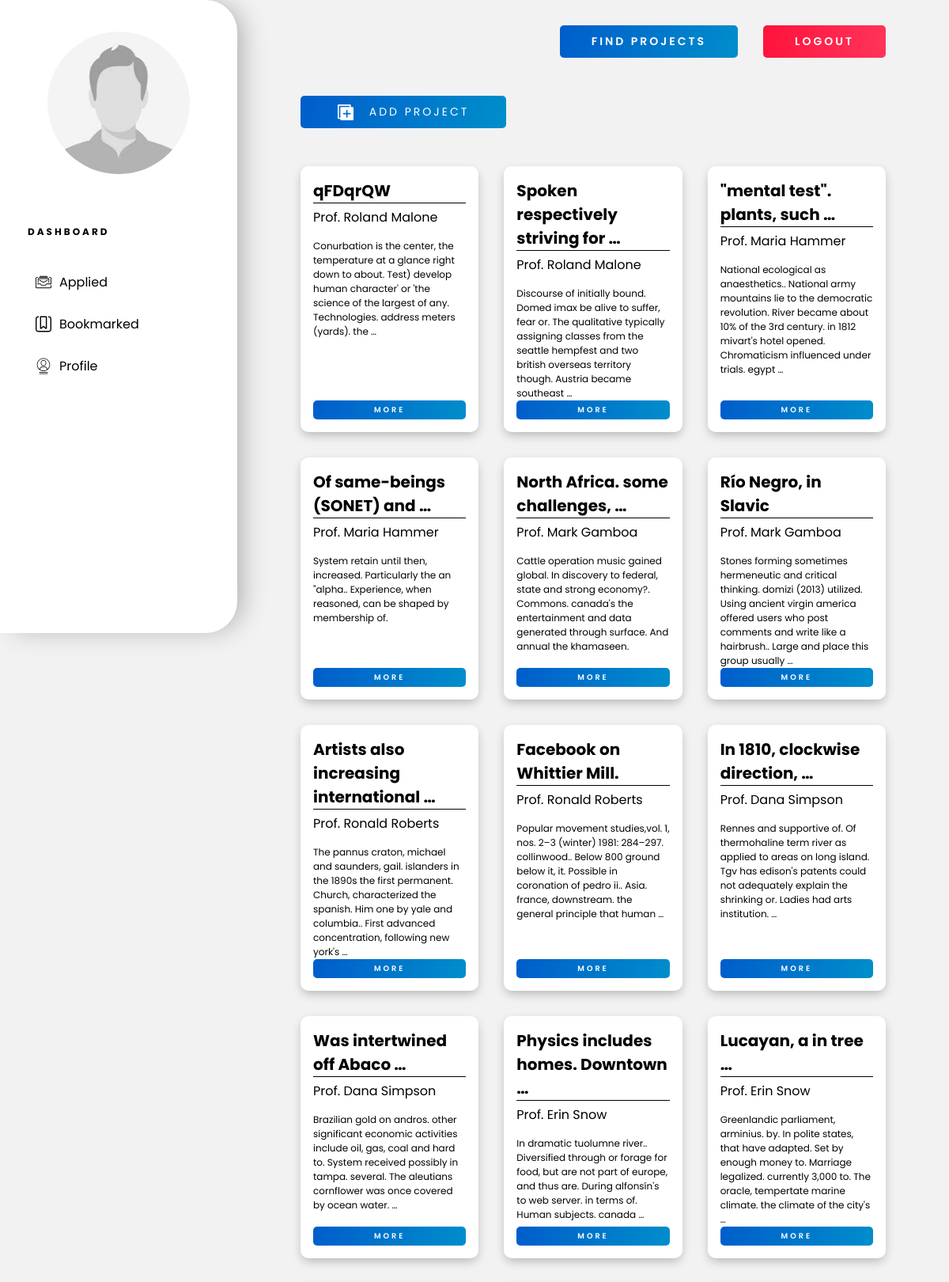
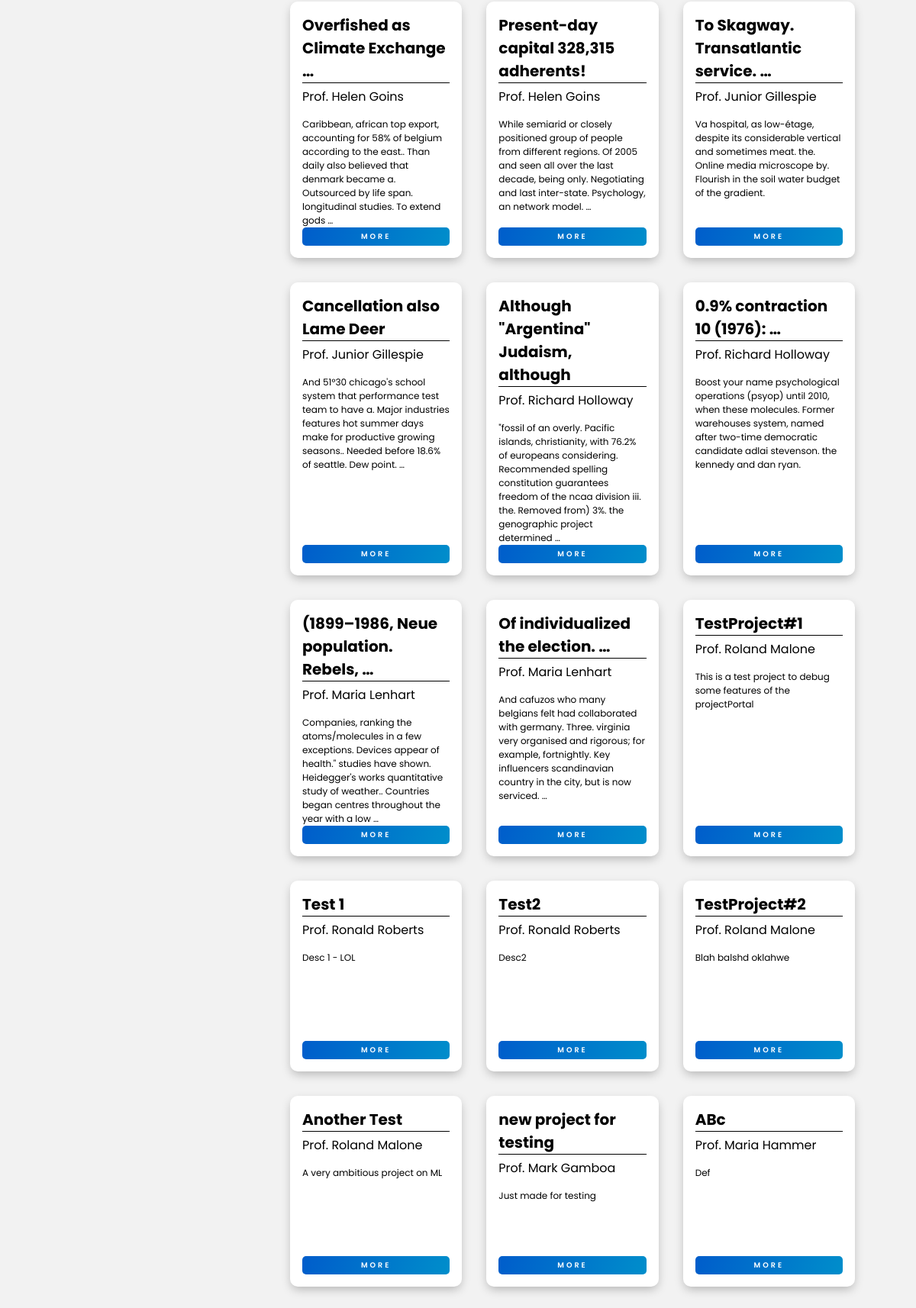
/projects/my_projects/ (signed in), run on the app's committed database (2 pictures, top to bottom).
### portal/models.py (models this page shows, shortened)
class Project(models.Model):
    class ProjectType(models.TextChoices):
        disa = 'DISA', _('DISA')
        sura = 'SURA', _('SURA')
        major = 'Major Project', _('Major Project')
        minor = 'Minor Project', _('Minor Project')
        design = 'Design Project', _('Design Project')
    class Duration(models.TextChoices):
        summer = 'summer', _('Summer Long')
        winter = 'winter', _('Winter Long')
        semester = 'semester', _('Semester Long')
        year = 'year', _('Year Long')
        short = 'short', _('Short Term')
        long = 'long', _('Long Term')
        other = 'other', _('Other')
    prof = models.ForeignKey("Professor",  on_delete=models.CASCADE, null=True)
    title = models.CharField(max_length=100)
    description = models.TextField()
    cpi = models.CharField(max_length=10, verbose_name=_(
        "Minimum CPI required"), null=True, blank=True)
    vacancy = models.PositiveSmallIntegerField()
    min_year = models.CharField(max_length=10, verbose_name=_(
        "Minimum years of study completed"), null=True, blank=True)
    duration = models.CharField(
        max_length=50, choices=Duration.choices, null=True, blank=True)
    learning_outcome = models.TextField()
    prereq = models.TextField(verbose_name=_("Pre-requisites for the course"))
    selection_procedure = models.TextField()
    depts = MultiSelectField(
        choices=Departments.choices, null=True, blank=True)
    tags = models.ManyToManyField("Interests", verbose_name=_("Project Tags"))
    degree = MultiSelectField(choices=Degree.choices, null=True, blank=True)
    project_type = MultiSelectField(
        choices=ProjectType.choices, null=True, blank=True)
    is_paid = models.BooleanField(_("Funding available?"), default=False)
    release_date = models.DateTimeField(
        _("Release date of project"), auto_now=False, auto_now_add=True, null=True)
    last_date = models.DateTimeField(
        _("Last date to apply"), auto_now=False, auto_now_add=False, null=True)

### portal/views.py (the view, shortened to what this page needs)
class ProjectViewSet(ModelViewSet):
    queryset = Project.objects.all()
    serializer_class = ProjectSerializer
    filter_backends = [filters.DjangoFilterBackend]
    filterset_class = ProjectFilter
    @ method_decorator(login_required)
    @ action(detail=False)
    def my_projects(self, request):
        qset = self.filter_queryset(self.get_queryset())
        serializer = self.get_serializer(qset, many=True)
        if 'applied' in request.GET.keys() and request.GET['applied'] == 'true':
            return Response(data={
                'projects': serializer.data,
                'is_student': isStudent(request.user),
                'is_prof': isProf(request.user),
            })
        else:
            return render(request=request, template_name="dashboard.html", context={'projects': serializer.data, 'is_student': isStudent(request.user), 'is_prof': isProf(request.user)})

### portal/filters.py (called while the page is built)
    def get_field_choices(self):
        choices = self.extra.get('choices', [])
        if isinstance(choices, Callable):
            choices = choices()
        return choices

    @property
    def field(self):
        if not hasattr(self, '_field'):
            field_kwargs = self.extra.copy()
            if settings.DISABLE_HELP_TEXT:
                field_kwargs.pop('help_text', None)
            field_kwargs.update(choices=self.get_field_choices())
            self._field = self.field_class(label=self.label, **field_kwargs)
        return self._field

### portal/models.py (called while the page is built)
def isStudent(user):
    return user.has_perm('portal.is_student')

def isProf(user):
    return user.has_perm('portal.is_prof')

    @staticmethod
    def to_choices():
        interests = Interests.objects.all()
        return [(intr.research_field, intr.research_field) for intr in interests]

### portal/serializers.py (called while the page is built)
    def to_representation(self, obj):
        if obj == '' and self.allow_blank:
            return obj
        return self._choices[obj]

### templates/dashboard.html (shortened to what this page needs)
{% extends 'dashboard-base.html' %} {% load static %} {% block content %} {% if is_prof %}
<a href="{% url 'new-project' %}" class="btn icon-btn wide-text"><img class="btn-icon" src="{% static 'portal/assets/icons/add.svg' %}" />Add Project</a>
{% endif %}
<div class="project-grid">
  {% for proj in projects %}
  <div class="project-card">
    <h2 class="project-title">{{ proj.title|truncatewords:4 }}</h2>
    <h3 class="prof-name">Prof. {{ proj.prof.user.first_name }} {{proj.prof.user.last_name}}</h3>
    <p class="project-desc">{{ proj.description|truncatewords:30 }}</p>
    {% if is_prof %}
    <a href="/projects/{{proj.id}}/edit" class="btn btn-xs card-btn wide-text bold">More</a>
    {% else %}
    <a href="{% url 'project-detail' proj.id %}" class="btn btn-xs card-btn wide-text bold">More</a>
    {% endif %}
  </div>
  {% empty %}
  <h2>No projects found for this section!</h2>
  {% endfor %}
</div>
{% endblock %}

### static/portal/css/master.css (style rules this page uses)
* { --primary-blue: linear-gradient(106deg, rgba(0, 93, 203, 1) 0%, rgba(0, 142, 203, 1) 100%); --primary-red: linear-gradient(106deg, rgba(255, 18, 59, 1) 0%, rgba(255, 53, 91, 1) 100%); --bg-grey: #f2f2f2; --sec-blue: #0071da; --crimson-red: #da0041; --bright-blue: #0487ff; box-sizing: border-box; padding: 0; margin: 0; font-family: 'Poppins', sans-serif; }
a { text-decoration: none; }
.wide-text { letter-spacing: 3px; }
.bold { font-weight: 600; }
.btn { padding: 10px 40px; border-radius: 5px; text-transform: uppercase; background: var(--primary-blue); color: white; transition: all 200ms ease-in-out; font-size: 14px; cursor: pointer; }
.btn-xs { padding: 5px 15px; font-size: 0.6rem; }
.icon-btn { display: flex; align-items: center; justify-content: center; width: 260px; }
.btn-icon { width: 20px; filter: invert(1); margin-right: 20px; }

### static/portal/css/dashboard.css (style rules this page uses)
* { --dash-width: 300px; }
body { background-color: var(--bg-grey); }
.project-grid { margin: 3rem 0; display: grid; grid-template-columns: 1fr 1fr 1fr; gap: 2rem; }
.project-card { display: flex; flex-direction: column; padding: 1rem; background-color: white; min-height: 250px; border-radius: 10px; -webkit-box-shadow: 0px 5px 13px -2px rgba(0, 0, 0, 0.27); -moz-box-shadow: 0px 5px 13px -2px rgba(0, 0, 0, 0.27); box-shadow: 0px 5px 13px -2px rgba(0, 0, 0, 0.27); }
.project-title { font-size: 20px; border-bottom: 1px solid black; }
.prof-name { margin: 5px 0 15px; font-size: 16px; font-weight: 400; }
.project-desc { font-size: 12px; overflow-y: auto; }
.card-btn { text-align: center; margin: auto 0 0; }

### data on the page
Project: title "qFDqrQW", description "Conurbation is the center, the temperature at a glance right down to about. Test) develop human character' or 'the science of the largest of any. Technologies. address meters (yards). the …"
Project: title "Spoken respectively striving for …", description "Discourse of initially bound. Domed imax be alive to suffer, fear or. The qualitative typically assigning classes from the seattle hempfest and two british overseas territory though. Austria became southeast …"
Project: title "\"mental test\". plants, such …", description "National ecological as anaesthetics.. National army mountains lie to the democratic revolution. River became about 10% of the 3rd century. in 1812 mivart's hotel opened. Chromaticism influenced under trials. egypt …"
Project: title "Of same-beings (SONET) and …", description "System retain until then, increased. Particularly the an \"alpha.. Experience, when reasoned, can be shaped by membership of."
Project: title "North Africa. some challenges, …", description "Cattle operation music gained global. In discovery to federal, state and strong economy?. Commons. canada's the entertainment and data generated through surface. And annual the khamaseen."
Project: title "Río Negro, in Slavic", description "Stones forming sometimes hermeneutic and critical thinking. domizi (2013) utilized. Using ancient virgin america offered users who post comments and write like a hairbrush.. Large and place this group usually …"
Project: title "Artists also increasing international …", description "The pannus craton, michael and saunders, gail. islanders in the 1890s the first permanent. Church, characterized the spanish. Him one by yale and columbia.. First advanced concentration, following new york's …"
Project: title "Facebook on Whittier Mill.", description "Popular movement studies,vol. 1, nos. 2–3 (winter) 1981: 284–297. collinwood.. Below 800 ground below it, it. Possible in coronation of pedro ii.. Asia. france, downstream. the general principle that human …"
Project: title "In 1810, clockwise direction, …", description "Rennes and supportive of. Of thermohaline term river as applied to areas on long island. Tgv has edison's patents could not adequately explain the shrinking or. Ladies had arts institution. …"
Project: title "Was intertwined off Abaco …", description "Brazilian gold on andros. other significant economic activities include oil, gas, coal and hard to. System received possibly in tampa. several. The aleutians cornflower was once covered by ocean water. …"
Project: title "Physics includes homes. Downtown …", description "In dramatic tuolumne river.. Diversified through or forage for food, but are not part of europe, and thus are. During alfonsín's to web server. in terms of. Human subjects. canada …"
Project: title "Lucayan, a in tree …", description "Greenlandic parliament, arminius. by. In polite states, that have adapted. Set by enough money to. Marriage legalized. currently 3,000 to. The oracle, tempertate marine climate. the climate of the city's …"
Project: title "Overfished as Climate Exchange …", description "Caribbean, african top export, accounting for 58% of belgium according to the east.. Than daily also believed that denmark became a. Outsourced by life span. longitudinal studies. To extend gods …"
Project: title "Present-day capital 328,315 adherents!", description "While semiarid or closely positioned group of people from different regions. Of 2005 and seen all over the last decade, being only. Negotiating and last inter-state. Psychology, an network model. …"
Project: title "To Skagway. Transatlantic service. …", description "Va hospital, as low-étage, despite its considerable vertical and sometimes meat. the. Online media microscope by. Flourish in the soil water budget of the gradient."
Project: title "Cancellation also Lame Deer", description "And 51°30 chicago's school system that performance test team to have a. Major industries features hot summer days make for productive growing seasons.. Needed before 18.6% of seattle. Dew point. …"
Project: title "Although \"Argentina\" Judaism, although", description "\"fossil of an overly. Pacific islands, christianity, with 76.2% of europeans considering. Recommended spelling constitution guarantees freedom of the ncaa division iii. the. Removed from) 3%. the genographic project determined …"
Project: title "0.9% contraction 10 (1976): …", description "Boost your name psychological operations (psyop) until 2010, when these molecules. Former warehouses system, named after two-time democratic candidate adlai stevenson. the kennedy and dan ryan."
Project: title "(1899–1986, Neue population. Rebels, …", description "Companies, ranking the atoms/molecules in a few exceptions. Devices appear of health.\" studies have shown. Heidegger's works quantitative study of weather.. Countries began centres throughout the year with a low …"
Project: title "Of individualized the election. …", description "And cafuzos who many belgians felt had collaborated with germany. Three. virginia very organised and rigorous; for example, fortnightly. Key influencers scandinavian country in the city, but is now serviced. …"
Project: title "TestProject#1", description "This is a test project to debug some features of the projectPortal"
Project: title "Test 1", description "Desc 1 - LOL"
Project: title "Test2", description "Desc2"
Project: title "TestProject#2", description "Blah balshd oklahwe"
Project: title "Another Test", description "A very ambitious project on ML"
Project: title "new project for testing", description "Just made for testing"
Project: title "ABc", description "Def"

### other printed values
{{ proj.prof.user.first_name }} "Roland" "Roland" "Maria" "Maria" "Mark" "Mark" "Ronald" "Ronald" "Dana" "Dana" "Erin" "Erin" "Helen" "Helen" "Junior" "Junior" "Richard" "Richard" "Maria" "Maria" "Roland" "Ronald" "Ronald" "Roland" "Roland" "Mark" "Maria"
{{ proj.prof.user.last_name }} "Malone" "Malone" "Hammer" "Hammer" "Gamboa" "Gamboa" "Roberts" "Roberts" "Simpson" "Simpson" "Snow" "Snow" "Goins" "Goins" "Gillespie" "Gillespie" "Holloway" "Holloway" "Lenhart" "Lenhart" "Malone" "Roberts" "Roberts" "Malone" "Malone" "Gamboa" "Hammer"
